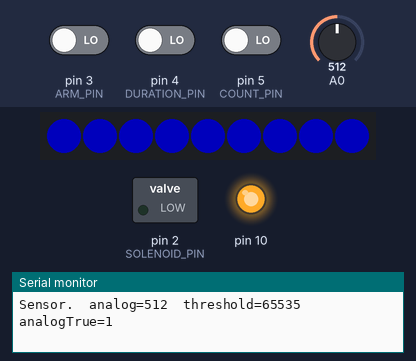
The sketch below on a simulated Arduino Pro Mini, built with avr-gcc and run on an emulated ATmega328P. Shown: 9 RGB LEDs in strip order, left to right, switched loads named in the sketch (green lamp = pin HIGH), output pins drawn as LEDs (lit = HIGH), the last lines printed to the serial monitor. The test bench sets the inputs (shaded band); at power-on: pin 3 (ARM_PIN) LOW, A0 = 512, pin 5 (COUNT_PIN) LOW, pin 4 (DURATION_PIN) LOW. Dim RGB values are drawn brighter than linear.

Above: at 1.6 s.
1.7 s: pin 3 (ARM_PIN) driven HIGH
At 2.4 s:
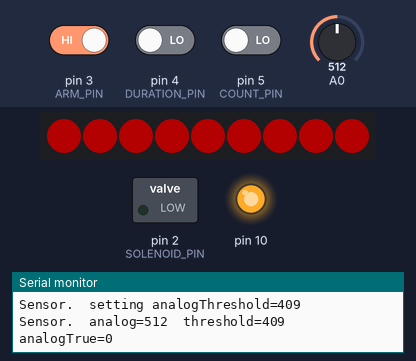
3.2 s: A0 set to 424
4.7 s: A0 set to 399
At 6.0 s:
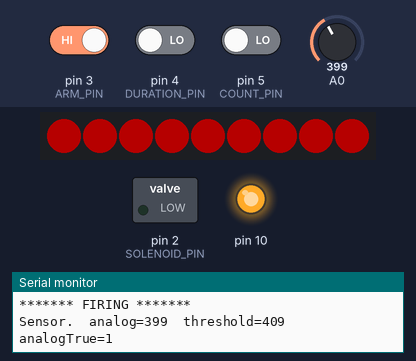
6.3 s: pin 3 (ARM_PIN) driven LOW
At 7.0 s:
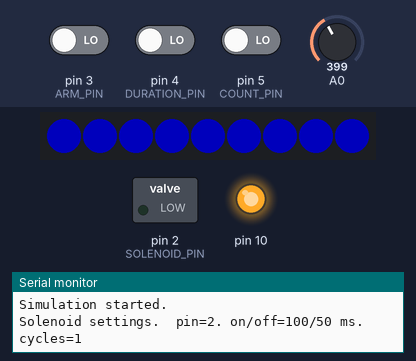
7.8 s: pin 5 (COUNT_PIN) driven HIGH
10.4 s: pin 4 (DURATION_PIN) driven HIGH
Timing chart, 0 to 13.4 s (numbered marks = the images above; inputs shaded):
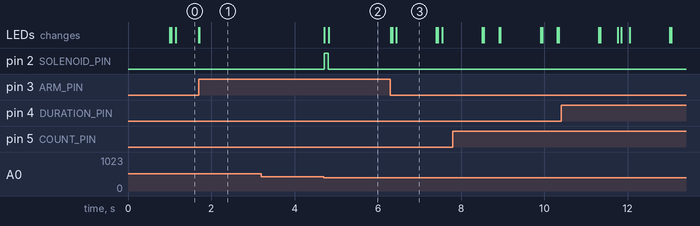

Measured:
- after the input at 1.7 s, the LEDs: first differ from a run without the input at once (image 1)
- after the input at 4.7 s, pin 2 (SOLENOID_PIN): LOW → HIGH at once, → LOW 0.10 s later; the LEDs: first change at once (image 2 shows a later state)

The sketch:

Amplifire_v1_0.ino
```cpp
// Arduino Pro Mini.

#include <Streaming.h>
#include <Metro.h>
#include <Bounce.h>
#include <EEPROM.h>
#include <FastLED.h>
#include "Solenoid.h"
#include "Sensor.h"

// A: on/off, orange, D5
// B: selector, yellow, D4
// C: arm, green, D3
// D: fire, blue, D2

Solenoid solenoid;
#define SOLENOID_PIN 2
#define SOLENOID_OFF LOW
#define FIRE_AGAIN_LOCKOUT_DURATION 1000UL // after firing, don't fire again until this duration elapses.

Sensor sensor;

// only allow retriggering after this interval has passed
const unsigned long retriggerInterval = 100UL; // ms

#define ARM_PIN 3
#define BOUNCE_TIME 1UL
Bounce armedSelect(ARM_PIN, BOUNCE_TIME);

#define COUNT_PIN 5
Bounce countSelect(COUNT_PIN, BOUNCE_TIME);
#define N_CYCLE 4
byte nCycle = 0;
const byte cycle[N_CYCLE] = {1, 3, 5, 10};

#define DURATION_PIN 4
Bounce durationSelect(DURATION_PIN, BOUNCE_TIME);
#define N_DURATION 3
byte nDuration = 0;
const unsigned long onDuration[N_DURATION] = {100UL, 200UL, 500UL};
const unsigned long offDuration = 50UL;
unsigned long simulationEvery = 1000UL;

#define NUM_LEDS 9
#define PIN_CLK 6 // yellow wire on LED strip
#define PIN_DATA 7 // green wire on LED strip
CRGB leds[NUM_LEDS];
#define MASTER_BRIGHTNESS 255


void setup() {
  // put your setup code here, to run once:
  Serial.begin(115200);

  // set up the solenoid
  solenoid.begin(SOLENOID_PIN, SOLENOID_OFF);
  setSolenoidAction();

  // set up the sensor
  sensor.begin();

  // set up the LEDs
  FastLED.addLeds<WS2801, PIN_DATA, PIN_CLK, BGR>(leds, NUM_LEDS);

  // set master brightness control
  FastLED.setBrightness(MASTER_BRIGHTNESS);

}

void loop() {

  // see if arming state has changed
  boolean armed = checkForArmed();
  if( ! armed ) {
    // check for operational changes
    checkForCountSelect();
    checkForDurationSelect();

    // see if a new analog threshold has been given over serial
    checkForThresholdSet();

    // see if we need to run another trial loop
    static Metro simulationInterval(simulationEvery);
    if( !solenoid.running() ) {
      if( simulationInterval.check() ) {
        Serial << F("Simulation started.") << endl;
        solenoid.show();
        solenoid.start();
      }
    } else {
      simulationInterval.reset();
    }

  } else {
    // check for sensor activity
    if( !solenoid.running() ) checkForSensor();
  }

  // update the lights
  showSettings(armed, solenoid.isFiring());

  static Metro printInterval(1000UL);
  if ( printInterval.check() ) sensor.show();

}

void showSettings(boolean armed, boolean on) {
  // used colors
  const CRGB armedOn = CRGB(255,0,0);
  const CRGB armedOff = CRGB(64,0,0);
  const CRGB disarmedOn = CRGB(0,0,255);
  const CRGB disarmedOff = CRGB(0,0,64);

  // track color
  static CRGB color = disarmedOff;

  if(armed && on) color=blend(color, armedOn, 50);
  else if(armed && !on) color=blend(color, armedOff, 50);
  else if(!armed && on) color=blend(color, disarmedOn, 5);
  else if(!armed && !on) color=blend(color, disarmedOff, 5);

  fill_solid(leds, NUM_LEDS, color);

  FastLED.show();
}


void setSolenoidAction() {
  solenoid.set(onDuration[nDuration], offDuration, cycle[nCycle]);
  solenoid.stop();
  solenoid.show();
}

void checkForDurationSelect() {
  if ( durationSelect.update() && durationSelect.read() == HIGH ) {

    // button state changed
    nDuration++;
    if ( nDuration >= N_DURATION ) nDuration = 0;
    // change timings
    setSolenoidAction();
  }
}
void checkForCountSelect() {
  if ( countSelect.update() && countSelect.read() == HIGH ) {

    // button state changed
    nCycle++;
    if ( nCycle >= N_CYCLE ) nCycle = 0;
    // change timings
    setSolenoidAction();
  }
}


void checkForThresholdSet() {
  if ( Serial.available() ) {
    delay(100UL); // wait for the rest of the input
    int set = Serial.parseInt();
    word analogThreshold = constrain(set, 0, 1023);
    sensor.setThreshold(analogThreshold);
  }
}

boolean checkForArmed() {
  boolean changed = armedSelect.update();
  boolean armed = armedSelect.read() == HIGH;

  if( changed && armed ) {
    solenoid.stop(); // clear any running simulation
    solenoid.arm(); // arm the solneoid

    // set our threshold from the average of 10 current readings.
    unsigned long readings = 0;
    for( byte i=0; i<10; i++ ) {
      readings += sensor.analogValue();
    }
    readings /= 10;
    // readings need to drop below 80% of the current value for a trigger to happen
    word thresh = map(80, 0, 100, 0, readings);
    sensor.setThreshold(thresh);
  }

  if( changed && !armed ) {
    // immediate disable of firing
    solenoid.stop(); // just in case
    solenoid.disarm();
  }

  return( armed );
}

void checkForSensor() {
//  word reading = sensor.analogValue();
//  static word lastReading = reading;

//  word thresh = sensor.getThreshold();

  static boolean canTrigger = true;
  static Metro retrigger(retriggerInterval);

  // read the sensor
  boolean sensorTrigger = sensor.analogTrue();

  // can we trigger and is there a trigger signal?
  if( canTrigger && sensorTrigger) {
    Serial << F("*** SENSOR TRIPPED ***") << endl;
    sensor.show();
    solenoid.show();

    Serial << F("******* FIRING *******") << endl;
    solenoid.start();

    canTrigger = false;
  }
  // can we not trigger and is there a trigger signal?
  else if( !canTrigger && sensorTrigger ) {
    // block a retrigger
    retrigger.reset();
  }
  // can we not trigger and is there not a trigger signal?
  else if( !canTrigger && !sensorTrigger ) {
    // if the retrigger interval up, now we can trigger again
    if( retrigger.check() ) {
      canTrigger = true;
      Serial << F("*** will retrigger ***") << endl;
    }
  }

}
```

Sensor.cpp
```cpp
#include "Sensor.h"

void Sensor::begin(byte analogPin, byte digitalPin, byte gndPin, byte vccPin) {
  Serial << F("Sensor.  begin.");

  // set the pins
  this->analogPin = analogPin;
  Serial << F("\tanalogPin=A") << this->analogPin;

  this->digitalPin = digitalPin;
  pinMode(digitalPin, INPUT);
  Serial << F("\tdigitalPin=") << this->digitalPin;

  // get threshold value from EEPROM
  EEPROM.get(EEPROM_THRESH_LOC, this->analogThreshold);
  Serial << F("\tanalogThreshold=") << this->analogThreshold;

  digitalWrite(gndPin, LOW);
  pinMode(gndPin, OUTPUT);
  Serial << F("\tgndPin=") << gndPin;

  digitalWrite(vccPin, HIGH);
  pinMode(vccPin, OUTPUT);
  Serial << F("\tvccPin=") << vccPin;

  Serial << endl;
}

void Sensor::setThreshold(word analogThreshold) {
  this->analogThreshold = constrain(analogThreshold, 0, 1023);
//  EEPROM.put(EEPROM_THRESH_LOC, this->analogThreshold);

  Serial << F("Sensor.  setting analogThreshold=") << this->analogThreshold << endl;
}

word Sensor::getThreshold() {
  return( this->analogThreshold );
}

// information
void Sensor::show() {
  Serial << F("Sensor.");
//  Serial << F("\tdigital=") << digitalValue();
  Serial << F("\tanalog=") << analogValue();
  Serial << F("\tthreshold=") << analogThreshold;
  Serial << F("\tanalogTrue=") << analogTrue();
//  Serial << F("\teitherTrue=") << eitherTrue();
//  Serial << F("\tbothTrue=") << bothTrue();
  Serial << endl;
}

// operations
byte Sensor::digitalValue() {
  return( digitalRead(this->digitalPin) );
}
word Sensor::analogValue() {
  return( analogRead(this->analogPin) );
}

// convenience functions
boolean Sensor::digitalTrue() {
  return( digitalValue() == 0 );
}
boolean Sensor::analogTrue() {
  return( analogValue() <= this->analogThreshold );
}
boolean Sensor::eitherTrue() {
  return( digitalTrue() || analogTrue() );
}
boolean Sensor::bothTrue() {
  return( digitalTrue() && analogTrue() );
}
```

Sensor.h
```cpp
#ifndef Sensor_h
#define Sensor_h

#include <Arduino.h>
#include <Streaming.h>
#include <EEPROM.h>

#define EEPROM_THRESH_LOC 101

// For: http://www.sainsmart.com/ir-infrared-flame-detection-sensor-module-detect-fire-flame-sensor-for-arduino.html

class Sensor {
  public:
    // setup
    void begin(byte analogPin=0, byte digitalPin=12, byte gndPin=11, byte vccPin=10); // set the pin
    void setThreshold(word analogThreshold);
    word getThreshold();

    // information
    void show(); // show current settings

    // operations
    byte digitalValue();
    word analogValue();

    // convenience functions
    boolean digitalTrue();
    boolean analogTrue();
    boolean eitherTrue();
    boolean bothTrue();

  private:
    byte analogPin, digitalPin;
    word analogThreshold;

};

#endif
```

Solenoid.cpp
```cpp
#include "Solenoid.h"

void Solenoid::setOff() {
  this->isOn = false;
  digitalWrite(this->pin, this->off);
}
void Solenoid::setOn() {
  this->isOn = true;
  if( this->isArmed ) digitalWrite(this->pin, this->on);
}
void Solenoid::toggle() {
  if( this->isOn ) {
    this->setOff();
  } else {
    this->setOn();
  }
}
boolean Solenoid::isFiring() {
  return( isOn );
}

void Solenoid::arm() { // allow firing of the solenoid
  if( !this->isArmed ) {
    Serial << F("**** ARMED ****") << endl;
    this->isArmed = true;
  }
}
void Solenoid::disarm() { // disallow firing of the solenoid.
  if( this->isArmed ) {
    Serial << F("** disharmed **") << endl;
    this->isArmed = false;
  }
}

void Solenoid::begin(byte pin, byte offDefinition) {
  this->pin = pin;
  this->off = offDefinition;
  this->on = !offDefinition;
  this->setOff();
  this->disarm();

  // then set the pin to OUTPUT _after_ setting to Off state!
  pinMode(this->pin, OUTPUT);

  Serial << F("Solenoid initializing.  pin=") << this->pin << F(" off=") << this->off << endl;

  this->set(0,0,0); // start with doing nothing.
}

void Solenoid::set(unsigned long onDuration, unsigned long offDuration, byte cycles) {
  this->cyclesTotal = constrain(cycles, 0, MAX_CYCLES);
  this->onDuration = constrain(onDuration, MIN_DURATION, MAX_DURATION);
  this->offDuration = constrain(offDuration, MIN_DURATION, MAX_DURATION);
  this->remainingCycles = 0;
}

void Solenoid::show() {
  Serial << F("Solenoid settings.  pin=") << this->pin << F(". on/off=") << this->onDuration << "/";
  Serial << this->offDuration << F(" ms. cycles=") << this->cyclesTotal << endl;
}

void Solenoid::start() {
  // assign the work load.
  this->remainingCycles = this->cyclesTotal;
  this->setOff();
  this->timer.interval(0);
  this->timer.reset();
}

boolean Solenoid::running() {
  // bail out if we're not needed
  if( this->remainingCycles <= 0 ) {
    this->setOff();
    return(false);
  }

  // is the timer up?
  else if( this->timer.check() ) {

    if( this->remainingCycles <= 0) this->setOff();
    else this->toggle();

    if( this->isOn ) {
      // started a cycle

      this->timer.interval(this->onDuration);
    } else {
      // ended a cycle

      // decrement work
      this->remainingCycles--;

      this->timer.interval(this->offDuration);
    }
    this->timer.reset();
  }

  return(true);
}

void Solenoid::stop() {
  // do not enforce cooldown if we're stopped this way
  this->setOff();
  this->remainingCycles = 0;
}
```

Solenoid.h
```cpp
#ifndef Solenoid_h
#define Solenoid_h

#include <Arduino.h>
#include <Streaming.h>
#include <Metro.h>

#define MIN_DURATION 10UL
#define MAX_DURATION 2000UL
#define MAX_CYCLES 10UL

class Solenoid {
  public:
    // setup
    void begin(byte pin, byte offDefinition=LOW); // set the pin
    void set(unsigned long onDuration, unsigned long offDuration, byte cycles);

    // information
    void show(); // show timings

    // operations
    void arm(); // allow firing of the solenoid
    void disarm(); // disallow firing of the solenoid.

    void start(); // start the run
    boolean running(); // returns false if we're done
    boolean isFiring(); // returns true if the firing pin is on.
    void stop(); // halt any time

  private:
    byte pin, off, on, cyclesTotal,  remainingCycles;

    unsigned long onDuration, offDuration;

    Metro timer;

    boolean isOn, isArmed;

    void setOff();
    void setOn();
    void toggle();

};

#endif
```
